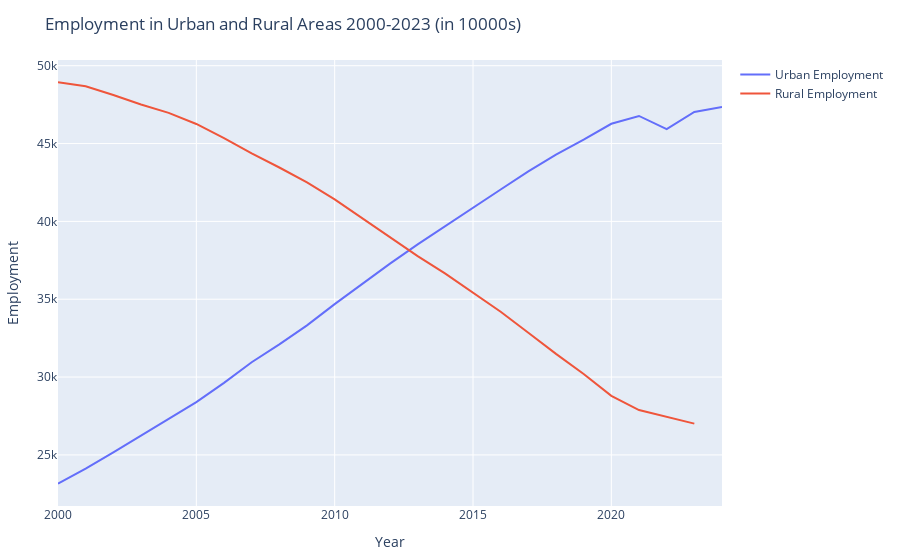

Notebook code cell kept with this figure:
### Code cell
#Evolution of Employment in Urban and Rural Areas
urban_line = PlotlyJS.scatter(
    x = df_overview."Year",
    y = df_overview."Urban Employed Persons",
    mode = "lines",
    name = "Urban Employment",
    yaxis = "y"   # primary y-axis
)
rural_line = PlotlyJS.scatter(
    x = df_overview."Year",
    y = df_overview."Rural Employed Persons",
    mode = "lines",
    name = "Rural Employment",
    yaxis = "y"   # primary y-axis
)
layout3 = PlotlyJS.Layout(
    title = "Employment in Urban and Rural Areas 2000-2023 (in 10000s)",
    xaxis = PlotlyJS.attr(title = "Year"),
    yaxis = PlotlyJS.attr(title = "Employment"),
)
display(PlotlyJS.plot([urban_line, rural_line], layout3))

### Figure 1 — Plotly figure (JSON) as saved in the notebook; plotly's stock layout.template omitted (floating-point values rounded to 4 significant figures)
{"data": [{"mode": "lines", "name": "Urban Employment", "type": "scatter", "x": [2000, 2001, 2002, 2003, 2004, 2005, 2006, 2007, 2008, 2009, 2010, 2011, 2012, 2013, 2014, 2015, 2016, 2017, 2018, 2019, 2020, 2021, 2022, 2023, 2024], "y": [23151, 24123, 25159, 26230, 27293, 28389, 29630, 30953, 32103, 33322, 34687, 36003, 37287, 38527, 39703, 40916, 42051, 43208, 44292, 45249, 46271, 46773, 45931, 47032, 47345], "yaxis": "y"}, {"mode": "lines", "name": "Rural Employment", "type": "scatter", "x": [2000, 2001, 2002, 2003, 2004, 2005, 2006, 2007, 2008, 2009, 2010, 2011, 2012, 2013, 2014, 2015, 2016, 2017, 2018, 2019, 2020, 2021, 2022, 2023, 2024], "y": [48934, 48674, 48121, 47506, 46971, 46258, 45348, 44368, 43461, 42506, 41418, 40193, 38967, 37774, 36646, 35404, 34194, 32850, 31490, 30198, 28793, 27879, 27420, 27009, null], "yaxis": "y"}], "layout": {"margin": {"b": 50, "l": 50, "r": 50, "t": 60}, "title": "Employment in Urban and Rural Areas 2000-2023 (in 10000s)", "xaxis": {"title": "Year"}, "yaxis": {"title": "Employment"}}}
